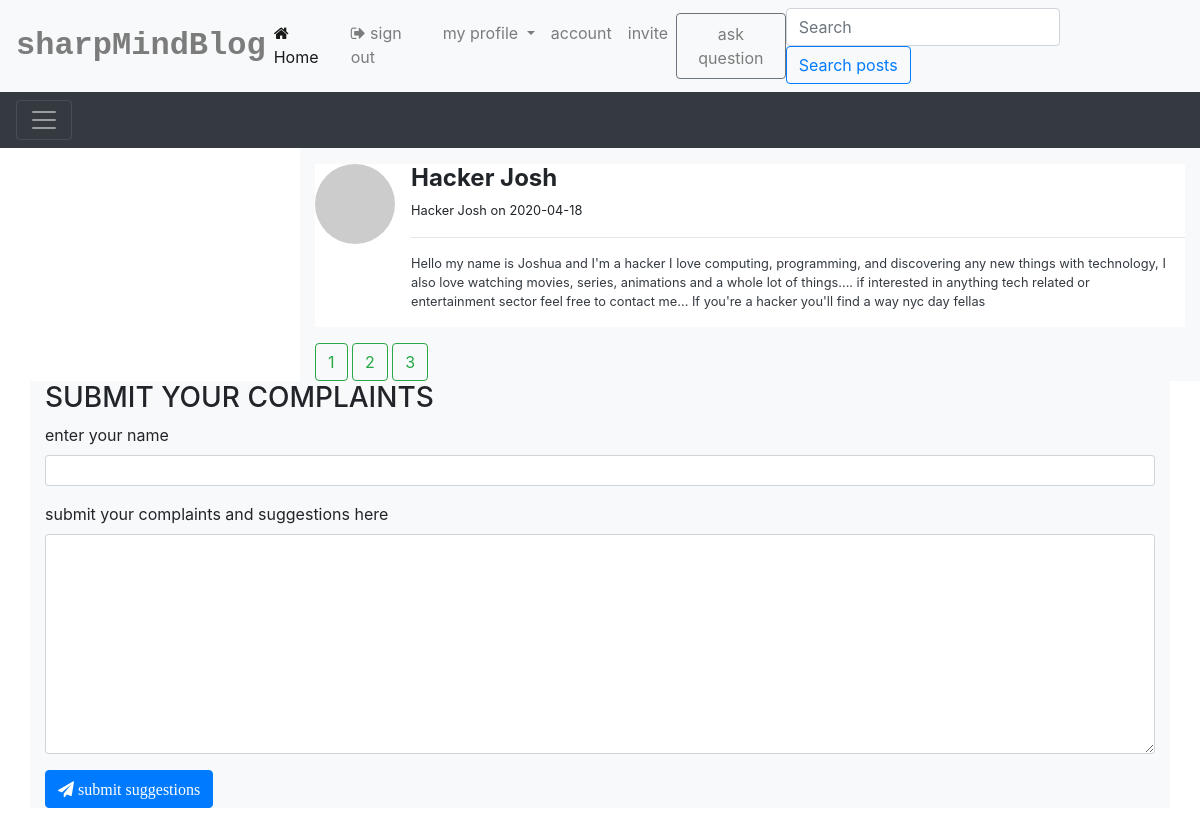
/home?page=3 (signed in), run on an earlier commit of the app's database.
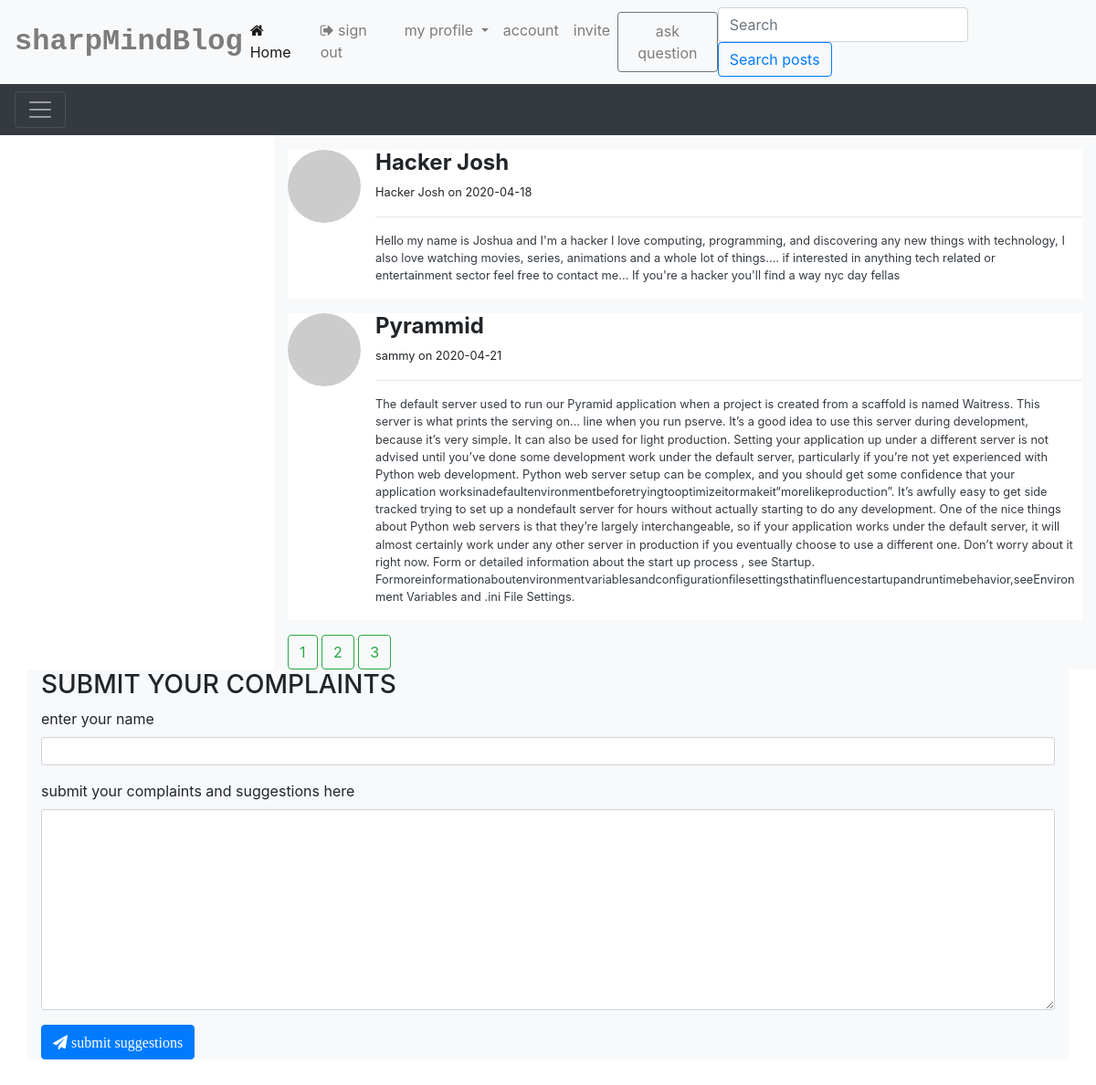
And on a later commit of the database.
### app.py (models this page shows, shortened)
class Posts(UserMixin, db.Model):
    id = db.Column(db.Integer, primary_key=True)
    title = db.Column(db.Text, nullable=False)
    post = db.Column(db.Text, nullable=False)
    date = db.Column(db.String(200), default=datetime.today().date)
    upvote = db.Column(db.Integer, default=0)
    category = db.Column(db.String, nullable=False)
    user_id = db.Column(db.ForeignKey('user.id'))

class User(UserMixin, db.Model):
    id = db.Column(db.Integer, primary_key=True)
    name = db.Column(db.String(200), nullable=False)
    hobby = db.Column(db.String(200), nullable=False)
    email = db.Column(db.String(200), nullable=False)
    url = db.Column(db.String(200), nullable=False)
    password = db.Column(db.String(120), nullable=False)
    Admin = db.Column(db.Boolean, default=False)
    occupation = db.Column(db.String(120), nullable=False)
    location = db.Column(db.String(120), nullable=False)
    author = db.relationship('Posts', backref='author', lazy=True)

### app.py (the view)
@app.route('/home')
def home():
    if 'username' in session:
        page = request.args.get('page', type=int)
        post = Posts.query.order_by(Posts.date.asc()).paginate(page=page, per_page=5)
        user = User.query.filter_by(name=session['username']).first()
        c = []
        for letter in user.email:
            c.append(letter)
        d = c[0]
        count = Posts.query.filter_by(user_id=user.id).count()
        return render_template('home.html', post=post, user=user, count=count, d=d)
    else:
        return redirect(url_for('login'))

### app.py (called while the page is built)
@app.before_request
def before_request():
    g.user = None
    if 'username' in session:
        g.user = session['username']

### templates/home.html (shortened to what the changed rows need)
<!DOCTYPE html>
<html lang="eng">
<head>
    <link rel="stylesheet" href="https://cdnjs.cloudflare.com/ajax/libs/font-awesome/4.7.0/css/font-awesome.min.css">
    <link rel="stylesheet" href="{{url_for('static', filename='css/bootstrap.min.css')}}">
</head>
<body>
    <div class="container-fluid mb-5">
        <div class="row">
            <div class="col-lg-9 col-md-9 bg-light">
                 {%for post in post.items%}
                <ul class="list-unstyled mt-3" style="background-color: white;">
                    <li class="media">
                        <img src="https://gravatar.com/avatar/{{post.author.url}}?s=80&d=monsterid" class="mr-3 rounded-circle" alt="...">
                        <div class="media-body">
                            <h4 class="mt-0 mb-1 text-capitalize  font-weight-bold">{{post.title}}</h4>
                            <small>{{post.author.name}} on {{post.date}}</small>
                            <hr>
                           <small><p class="text text-dark mr-2 text-break">{{post.post}}</p></small>
                        </div>
                    </li>
                </ul>
                {%endfor%} {%for page in post.iter_pages(left_current=2, right_current=2, left_edge=2, right_edge=2)%} {%if page%}
                <a href="{{url_for('home', page=page)}}" class="btn btn-outline-success">{{page}}</a> {%else%} ... {%endif%} {%endfor%}
            </div>
        </div>
</body>
</html>

What changed in the data, as far as the page shows it:
added Posts: title "Pyrammid", author.name "sammy", date "2020-04-21", post "The default server used to run our Pyramid application when a project is created from a scaffold is named Waitress. This server is what prints the serving on... line when you run pserve. It’s a good idea to use this server during development, because it’s very simple. It can also be used for light production. Setting your application up under a different server is not advised until you’ve done some development work under the default server, particularly if you’re not yet experienced with Python web development. Python web server setup can be complex, and you should get some conﬁdence that your application worksinadefaultenvironmentbeforetryingtooptimizeitormakeit“morelikeproduction”. It’s…"
